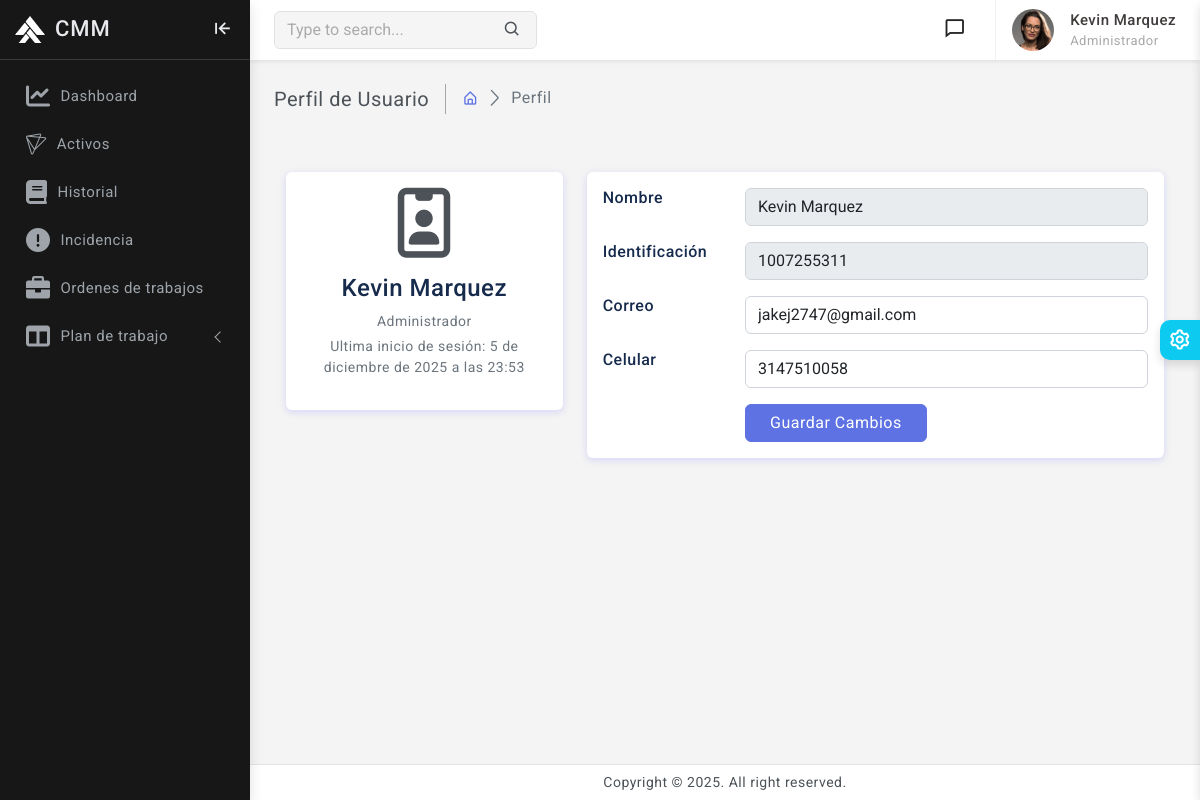
The page /profile/ (signed in) on the database its author committed.
### usuarios/models.py (models this page shows, shortened)
class PerfilUsuario(models.Model):
    usuario     = models.OneToOneField(Usuario, on_delete=models.CASCADE)
    nombre      = models.CharField(max_length=50)
    apellido    = models.CharField(max_length=50)
    documento   = models.IntegerField(unique=True)
    telefono    = models.IntegerField(unique=True)
    cargo       = models.ForeignKey(Cargo, on_delete=models.CASCADE, related_name="Cargo")
    def full_name(self):
        return f'{self.nombre} {self.apellido}'

class Cargo(models.Model):
    CARGO_CHOICES = [
        ('Administrador', 'Administrador'),
        ('Supervisor', 'Supervisor'),
        ('Tecnico', 'Tecnico'),
        ('Operario', 'Operario'),
    ]
    cargo  = models.CharField(max_length=50, choices=CARGO_CHOICES, default='Operario')
    def __str__(self):
        return self.cargo

class Usuario(AbstractBaseUser, PermissionsMixin):
    username                = models.CharField(max_length=50, unique=True)
    email                   = models.EmailField(max_length=100, unique=True)
    date_joined             = models.DateTimeField(auto_now_add=True)
    last_login              = models.DateTimeField(auto_now_add=True)
    is_staff                = models.BooleanField(default=False)
    is_active               = models.BooleanField(default=False)
    is_superuser            = models.BooleanField(default=False)
    USERNAME_FIELD = 'username'
    REQUIRED_FIELDS = ['email']
    objects = MyAccountManager()

### orden_trabajo/models.py (called while the page is built)
    def __str__(self):
        return f'{self.codigo}'

### templates/usuarios/profile.html (shortened to what this page needs)
{% extends 'base.html' %}
{% block content %}
    <div class="page-wrapper">
        <div class="page-content">
            <div class="page-breadcrumb d-none d-sm-flex align-items-center mb-3">
                <div class="breadcrumb-title pe-3">Perfil de Usuario</div>
                <div class="ps-3">
                    <nav aria-label="breadcrumb">
                        <ol class="breadcrumb mb-0 p-0">
                            <li class="breadcrumb-item"><a href="{% url 'home' %}"><i class="bx bx-home-alt"></i></a>
                            </li>
                            <li class="breadcrumb-item active" aria-current="page">Perfil</li>
                        </ol>
                    </nav>
                </div>
            </div>
            {% if perfil %}
            <br><br>
            <div class="container">
                <div class="main-body">
                    <div class="row">
                        <div class="col-lg-4">
                            <div class="card">
                                <div class="card-body">
                                    <div class="d-flex flex-column align-items-center text-center">
                                        <i class="fa-regular fa-id-badge fa-5x"></i>
                                        <div class="mt-3">
                                            <h4>{{perfil.full_name}}</h4>
                                            <p class="text-secondary mb-1">{{perfil.cargo}}</p>
                                            <p class="text-muted font-size-sm">Ultima inicio de sesión: {{user.last_login}}</p>
                                        </div>
                                    </div>
                                </div>
                            </div>
                        </div>
                        <div class="col-lg-8">
                            <form method="POST" action="{% url 'update_profile' %}">
                                <div class="card">
                                    <div class="card-body">
                                        <div class="row mb-3">
                                            <div class="col-sm-3">
                                                <h6 class="mb-0">Nombre</h6>
                                            </div>
                                            <div class="col-sm-9 text-secondary">
                                                <input disabled type="text" class="form-control" value="{{perfil.full_name}}" />
                                            </div>
                                        </div>
                                        <div class="row mb-3">
                                            <div class="col-sm-3">
                                                <h6 class="mb-0">Identificación</h6>
                                            </div>
                                            <div class="col-sm-9 text-secondary">
                                                <input disabled type="text" class="form-control" value="{{perfil.documento}}" />
                                            </div>
                                        </div>
                                        <div class="row mb-3">
                                            <div class="col-sm-3">
                                                <h6 class="mb-0">Correo</h6>
                                            </div>
                                            <div class="col-sm-9 text-secondary">
                                                <input type="email" class="form-control" name="email" value="{{user.email}}" />
                                            </div>
                                        </div>
                                        <div class="row mb-3">
                                            <div class="col-sm-3">
                                                <h6 class="mb-0">Celular</h6>
                                            </div>
                                            <div class="col-sm-9 text-secondary">
                                                <input type="number" class="form-control" name="telefono" value="{{perfil.telefono}}" />
                                            </div>
                                        </div>
                                        <div class="row">
                                            <div class="col-sm-3"></div>
                                            <div class="col-sm-9 text-secondary">
                                                <input type="submit" class="btn btn-primary px-4" value="Guardar Cambios" />
                                            </div>
                                        </div>
                                    </div>
                                </div>
                            </form>
                        </div>
                    </div>
                </div>
            </div>
            {% endif %}
        </div>
    </div>
{% endblock %}

### templates/includes/navbar.html (shortened to what this page needs)
{% load static %}
<header>
    <div class="topbar d-flex align-items-center">
        <nav class="navbar navbar-expand">
            <div class="search-bar flex-grow-1">
                <div class="position-relative search-bar-box">
                    <input type="text" class="form-control search-control" placeholder="Type to search..."> <span
                        class="position-absolute top-50 search-show translate-middle-y"><i
                            class='bx bx-search'></i></span>
                </div>
            </div>
            <div class="top-menu ms-auto">
                <ul class="navbar-nav align-items-center">
                    <li class="nav-item dropdown dropdown-large">
                        <a class="nav-link dropdown-toggle dropdown-toggle-nocaret position-relative" href="#"
                            role="button" data-bs-toggle="dropdown" aria-expanded="false">
                            <i class='bx bx-comment'></i>
                        </a>
                    </li>
                </ul>
            </div>
            <div class="user-box dropdown">
                <a class="d-flex align-items-center nav-link dropdown-toggle dropdown-toggle-nocaret" href="#"
                    role="button" data-bs-toggle="dropdown" aria-expanded="false">
                    <img src="{% static 'images/avatars/avatar-2.png' %}" class="user-img" alt="user avatar">
                    <div class="user-info ps-3">
                        <p class="user-name mb-0"> {{perfil.full_name}} </p>
                        <p class="designattion mb-0">{{perfil.cargo}}</p>
                    </div>
                </a>
            </div>
        </nav>
    </div>
</header>

### CMM/static/css/app.css (style rules this page uses)
body { font-size: 14px; color: #4c5258; letter-spacing: .5px; background-color: #f4f4f4; overflow-x: hidden; font-family: Roboto, sans-serif }
a { text-decoration: none }
.topbar { position: fixed; top: 0; left: 250px; right: 0; height: 60px; background: #fff; border-bottom: 1px solid rgb(228 228 228 / 0%); z-index: 10; box-shadow: 0 .125rem .25rem rgba(0, 0, 0, .075)!important }
.topbar .navbar { width: 100%; height: 60px; padding-left: 1.5rem; padding-right: 1.5rem; }
.page-wrapper { height: 100%; margin-top: 60px; margin-bottom: 30px; margin-left: 250px }
.page-content { padding: 1.5rem 1.5rem 0.7rem 1.5rem }
.breadcrumb-title { font-size: 20px; border-right: 1.5px solid #aaa4a4 }
.page-breadcrumb .breadcrumb li.breadcrumb-item { font-size: 16px }
.page-breadcrumb .breadcrumb-item+.breadcrumb-item::before { display: inline-block; padding-right: .5rem; color: #6c757d; font-family: LineIcons; content: "\ea5c" }
input::placeholder { color: #000!important; opacity: .3!important }
.search-bar-box { width: 40% }
.search-control { background-color: #f6f5f5; border: 1px solid #e1e1e1; padding-right: 2.5rem }
.search-show { font-size: 18px; right: 15px }
.topbar .navbar .navbar-nav .nav-link { padding-right: .8rem; padding-left: .8rem; color: #252323; font-size: 22px }
.dropdown-toggle-nocaret:after { display: none }
.user-img { width: 42px; height: 42px; border-radius: 50%; border: 0 solid #e5e5e5; padding: 0; margin-left: 1rem; }
.user-info .user-name { font-size: 15px; font-weight: 500; color: #413c3c }
.user-info .designattion { font-size: 13px; color: #a9a8a8 }
.user-box { display: flex; align-items: center; height: 60px; border-left: 1px solid #f0f0f0; margin-left: 1rem }
.dropdown-large { position: relative }

### rows shown on the page
PerfilUsuario: full_name "Kevin Marquez", cargo "Administrador", documento "1007255311", telefono "3147510058"
Usuario: last_login "5 de diciembre de 2025 a las 23:53", email "jakej2747@gmail.com"
